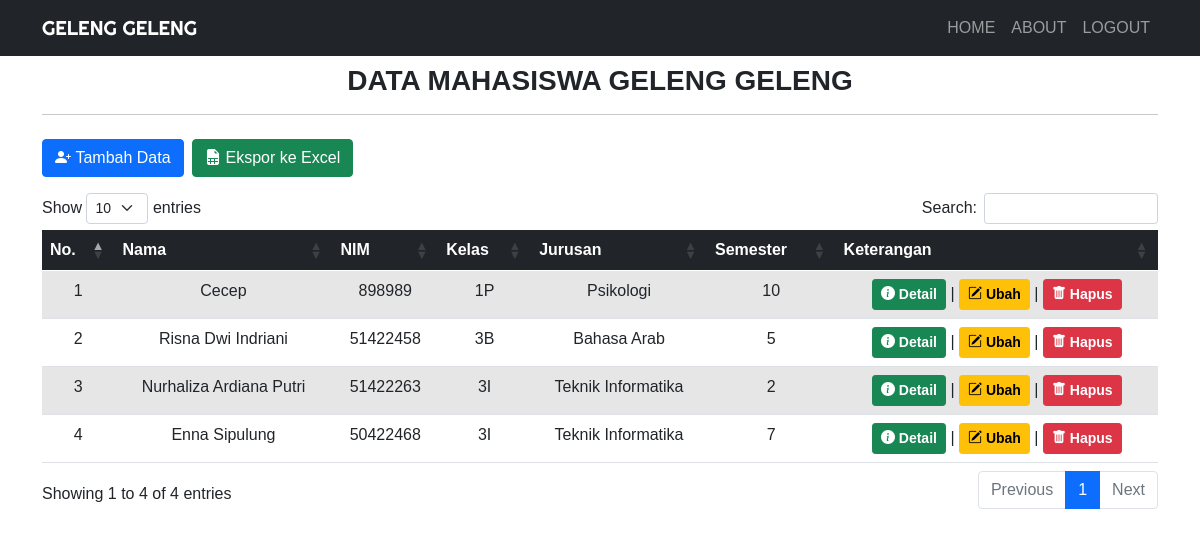
The app's page /index.php (signed in) with its own data.
### tables this page shows
CREATE TABLE `mahasiswa` (
  `id` int(11) NOT NULL,
  `nama` varchar(50) NOT NULL,
  `nim` varchar(20) NOT NULL,
  `kelas` varchar(2) NOT NULL,
  `jurusan` varchar(50) NOT NULL,
  `semester` varchar(2) NOT NULL
);

### function.php (called while the page is built, shortened)
<?php
$koneksi = mysqli_connect("localhost", "root", "", "db_mahasiswa");
function query($query)
{
    global $koneksi;
    $result = mysqli_query($koneksi, $query);
    $rows = [];
    while ($row = mysqli_fetch_assoc($result)) {
        $rows[] = $row;
    }
    return $rows;
}

### index.php (the view, shortened to what this page needs)
<?php
require 'function.php';
$siswa = query("SELECT * FROM mahasiswa ORDER BY nim DESC");
?>
<!DOCTYPE html>
<html lang="en">
<head>
    <link href="https://cdn.jsdelivr.net/npm/bootstrap@5.0.0-beta2/dist/css/bootstrap.min.css" rel="stylesheet">
    <link rel="stylesheet" href="https://cdn.jsdelivr.net/npm/bootstrap-icons@1.4.0/font/bootstrap-icons.css">
    <link rel="stylesheet" href="https://cdn.datatables.net/1.10.23/css/dataTables.bootstrap5.min.css">
    <link rel="stylesheet" href="https://cdn.jsdelivr.net/npm/bootstrap@5.0.0-beta1/dist/css/bootstrap.min.css">
    <link rel="stylesheet" href="css/style.css">
</head>
<body>
    <nav class="navbar navbar-expand-lg navbar-dark bg-dark text-uppercase">
        <div class="container">
            <a class="navbar-brand" href="index.php">GELENG GELENG</a>
            <div class="collapse navbar-collapse" id="navbarNav">
                <ul class="navbar-nav ms-auto">
                    <li class="nav-item">
                        <a class="nav-link" aria-current="page" href="#">Home</a>
                    </li>
                    <li class="nav-item">
                        <a class="nav-link" href="#about">About</a>
                    </li>
                    <li class="nav-item">
                        <a class="nav-link" href="logout.php">Logout</a>
                    </li>
                </ul>
            </div>
        </div>
    </nav>
    <div class="container">
        <div class="row my-2">
            <div class="col-md">
                <h3 class="text-center fw-bold text-uppercase">Data Mahasiswa GELENG GELENG</h3>
                <hr>
            </div>
        </div>
        <div class="row my-2">
            <div class="col-md">
                <a href="addData.php" class="btn btn-primary"><i class="bi bi-person-plus-fill"></i>&nbsp;Tambah Data</a>
                <a href="export.php" target="_blank" class="btn btn-success ms-1"><i class="bi bi-file-earmark-spreadsheet-fill"></i>&nbsp;Ekspor ke Excel</a>
            </div>
        </div>
        <div class="row my-3">
            <div class="col-md">
                <table id="data" class="table table-striped table-responsive table-hover text-center" style="width:100%">
                    <thead class="table-dark">
                        <tr>
                            <th>No.</th>
                            <th>Nama</th>
                            <th>NIM</th>
                            <th>Kelas</th>
                            <th>Jurusan</th>
                            <th>Semester</th>
                            <th>Keterangan</th>
                        </tr>
                    </thead>
                    <tbody>
                        <?php $no = 1; ?>
                        <?php foreach ($siswa as $row) : ?>
                            <tr>
                                <td><?= $no++; ?></td>
                                <td><?= $row['nama']; ?></td>
                                <td><?= $row['nim']; ?></td>
                                <td><?= $row['kelas']; ?></td>
                                <td><?= $row['jurusan']; ?></td>
                                <td><?= $row['semester']; ?></td>
                                <td>
                                    <button class="btn btn-success btn-sm text-white detail" data-id="<?= $row['nim']; ?>" style="font-weight: 600;"><i class="bi bi-info-circle-fill"></i>&nbsp;Detail</button> |
                                    <a href="ubah.php?nim=<?= $row['nim']; ?>" class="btn btn-warning btn-sm" style="font-weight: 600;"><i class="bi bi-pencil-square"></i>&nbsp;Ubah</a> |
                                    <a href="hapus.php?nim=<?= $row['nim']; ?>" class="btn btn-danger btn-sm" style="font-weight: 600;" onclick="return confirm('Apakah anda yakin ingin menghapus data <?= $row['nama']; ?> ?');"><i class="bi bi-trash-fill"></i>&nbsp;Hapus</a>
                                </td>
                            </tr>
                        <?php endforeach; ?>
                    </tbody>
                </table>
            </div>
        </div>
    </div>
</body>
</html>

### css/style.css (style rules this page uses)
body { font-family: 'Gill Sans', 'Gill Sans MT', Calibri, 'Trebuchet MS', sans-serif; }
.navbar-brand { font-family: 'Righteous', cursive; }

### records on screen
mahasiswa: nama "Cecep", nim "898989", kelas "1P", jurusan "Psikologi", semester "10"
mahasiswa: nama "Risna Dwi Indriani", nim "51422458", kelas "3B", jurusan "Bahasa Arab", semester "5"
mahasiswa: nama "Nurhaliza Ardiana Putri", nim "51422263", kelas "3I", jurusan "Teknik Informatika", semester "2"
mahasiswa: nama "Enna Sipulung", nim "50422468", kelas "3I", jurusan "Teknik Informatika", semester "7"
